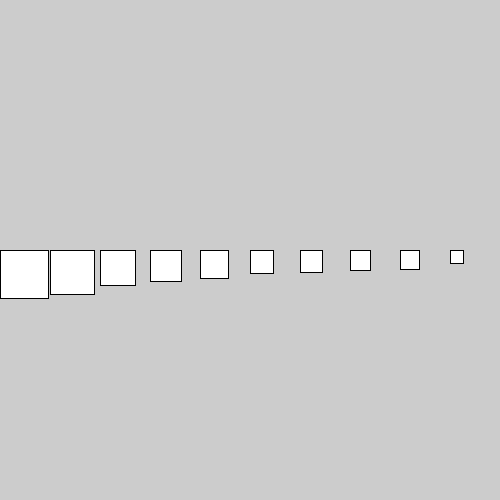
Frame 1 (no input)
Frame 60 (the mouse pressed at the canvas centre just before this capture): identical to frame 1, image omitted
Frame 120 (the mouse held since frame 60 and released just before this capture): identical to frame 1, image omitted

The Processing sketch that drew this single still picture (run headless with seeded random() and noise(); from frame 60 on, the mouse is pressed at the canvas centre):

// Processing sketch: Question_1
// ── Question_1.pde
/* 
 First, create a class that represents something with a property that can be sorted 
 (for example, by size, weight, temperature, etc). 
 Include an x location and a y location in the class. 
 Give the class a suitable constructor.
 
 Then, outside of the class, create a function that takes no parameters,
 but returns a new instance of the class you just designed with reasonable random values.
 For example, if you made a pumpkin class that could be different sizes, 
 you might have a function called randomPumpkin() that returned a new instance 
 with a random size. - DONE
 
 Next, write a drawing function that takes a single instance of your class as a parameter,
 but does not return anything. - DONE
 Your function should draw your object such that you visualize 
 the magnitude of the attribute that can be sorted.  - DONE
 For example, the height of the objects could be different, 
 or hotter objects could be more red, etc. 
 
 Now write a function called selectionSort that takes an array of your objects
 as a parameter and returns nothing. 
 The function will use the selection sort algorithm to sort the array
 in place (so the parameter array will be modified). - DONE
 
 Finally, test your sorting algorithm by creating an array of random objects 
 using the function you wrote earlier, then drawing the objects in sorted order. 
 It must be obvious to the person running the program that the objects 
 are sorted just by looking at them. - DONE
 */
int num_doggos = 10;
Doggo[] doggos = new Doggo[num_doggos];

void setup() {
  size(500,500);
  for (int i = 0; i < num_doggos; i++) {
    doggos[i] = randomDoggo();
  }
  selectionSort(doggos);
  doggoLocations(doggos); //<>//
  for (int i = 0; i < num_doggos; i++) {
    doggoVisualizer(doggos[i]);
  }
}

void draw() {
}

Doggo randomDoggo() {
  return new Doggo(int(random(10, 50)));
}

void doggoVisualizer(Doggo doggo) {
  rect(doggo.x, doggo.y, doggo.size, doggo.size);
}

void selectionSort(Doggo[] doggos) {
  int large_loc;
  Doggo temp;
  for (int i = doggos.length-1; i > 0; i--) {
    large_loc = 0; //Assume doggo[0] is the largest one to start
    for (int j = 1; j < i+1; j++) { 
      //compare next doggo size to largest one found so far..
      if (doggos[j].size < doggos[large_loc].size) {
        large_loc = j;
      }
    }
    temp = doggos[i]; //temporary storage for swapping //<>//
    doggos[i] = doggos[large_loc];
    doggos[large_loc] = temp;
  }
}

void doggoLocations(Doggo[] doggos) {
  for (int i = 0; i < doggos.length; i ++) {
    doggos[i].x = int((1.0*i/doggos.length)*width);
  }
}
// ── Doggo.pde
class Doggo {
  int x = width/2; 
  int y = height/2;
  int size;
  
  Doggo(int size) {
    this.size = size;
  }
}
